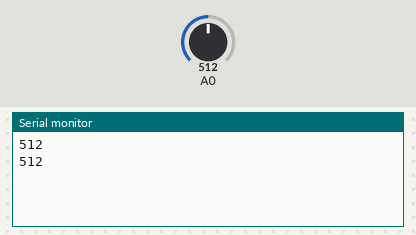
Bench run of a sketch on a simulated Arduino Mega 2560, built with avr-gcc and run on an emulated ATmega2560. Parts: the last lines printed to the serial monitor. The inputs (shaded band) are chosen by the test bench; at power-on: A0 = 512.

Above: at 1.8 s.
1.9 s: A0 set to 716
At 2.8 s:
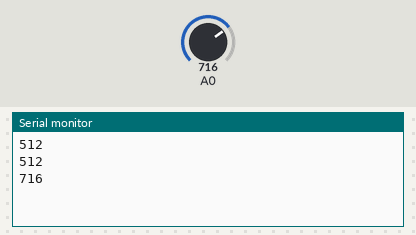
3.4 s: A0 set to 900
At 4.6 s:
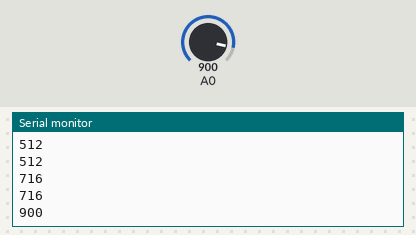
Timing chart, 0 to 6.4 s (numbered marks = the images above; inputs shaded):
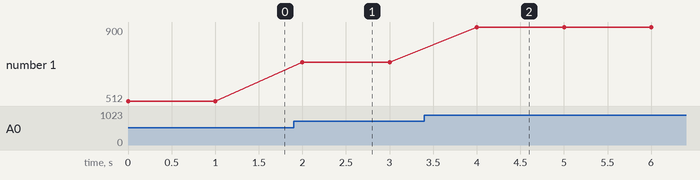

The sketch:

dataCollection.ino
```cpp
//Project Designer Drugs: Assembling Custom Dosed Personal Medicines
//NUS ESP3903 project in pursuit of Bachelor of Engineering in Engineering Science
//Primary Author and Inital Code by Gokul Nathan
//
//Author(s): Gokul Nathan
//

//device starts
int scannerStart_IntteruptPin = 20; //change as required for mega/controllino board mapping
//int dataFrameRunning[1][25][11] = {{{0}}};
//int compressedDataFrame[][275] = {{0}}; //lower spec training data
int liveDataFrame[275] = {0};
//device ends

//single data frame for AI, initially set at 50
int DAQ_Frame[10][50][12] = {{{0}}};
//end data frame

//state control
bool DAQstart = true;
bool transmitData = false;

//start of composite result frame
String predictor = "empty"; //change to indicate desired outcome
//end of composite result frame

//start of index variables
int x, y, z, i, j, k = 0;
//end of index variables

void setup()
{
  // put your setup code here, to run once:
  Serial.begin(9600);

  //  attachInterrupt(digitalPinToInterrupt(scannerStart_IntteruptPin), scannerStart_Interrupt, RISING);

  pinMode(A0, INPUT);
  pinMode(A1, INPUT);
  pinMode(A2, INPUT);
  pinMode(A3, INPUT);
  pinMode(A4, INPUT);
  pinMode(A5, INPUT);
  pinMode(A6, INPUT);
  pinMode(A7, INPUT);
  pinMode(A8, INPUT);
  pinMode(A9, INPUT);
  pinMode(A10, INPUT);
  pinMode(A11, INPUT);

  //pinMode(7, OUTPUT);
  //  digitalWrite(7, HIGH);
}

void loop()
{
  Serial.println((analogRead(A0)));// + "," + String(analogRead(A1)) + "," + String(analogRead(A2)) + "," + String(analogRead(A3)) + "," + String(analogRead(A4)) + "," + String(analogRead(A5)) + "," + String(analogRead(A6)) + "," + String(analogRead(A7)) + "," + String(analogRead(A8)) + "," + String(analogRead(A9))+ "," + String(analogRead(A10)));
  delay(1000);
  //  for (i = 0; i < 25; i++)
  //  {
  //    for (j = 0; j < 11; j++)
  //    {
  //      switch (j)
  //      {
  //
  //        case 0:
  //          //compressedDataFrame[1][x] = dataFrameRunning[1][i][j] = analogRead(A0);
  //          liveDataFrame[x] = analogRead(A0);
  //          x++;
  //          //  Serial.print(String(  compressedDataFrame[1][x] = dataFrameRunning[1][i][j] = analogRead(A0))); //use for debugging
  //          break;
  //
  //        case 1:
  //          liveDataFrame[x] = analogRead(A1);
  //          //compressedDataFrame[1][x] = dataFrameRunning[1][i][j] = analogRead(A1);
  //          // Serial.print("," + String(  compressedDataFrame[1][x] = dataFrameRunning[1][i][j] = analogRead(A1)));
  //          x++;
  //          break;
  //
  //        case 2:
  //
  //        case 3:
  //          liveDataFrame[x] = analogRead(A3);
  //          //  compressedDataFrame[1][x] = dataFrameRunning[1][i][j] = analogRead(A3);
  //          x++;
  //          // Serial.print("," + String(  compressedDataFrame[1][x] = dataFrameRunning[1][i][j] = analogRead(A3)));
  //          break;
  //
  //        case 4:
  //          liveDataFrame[x] = analogRead(A4);
  //          //compressedDataFrame[1][x] = dataFrameRunning[1][i][j] = analogRead(A4);
  //          x++;
  //          // Serial.print("," + String(  compressedDataFrame[1][x] = dataFrameRunning[1][i][j] = analogRead(A4)));
  //          break;
  //
  //        case 5:
  //          liveDataFrame[x] = analogRead(A5);
  //          liveDataFrame[x] = analogRead(A2);
  //          //compressedDataFrame[1][x] = dataFrameRunning[1][i][j] = analogRead(A2);
  //          //  Serial.print("," + String(  compressedDataFrame[1][x] = dataFrameRunning[1][i][j] = analogRead(A2)));
  //          x++;
  //          break;
  //          //compressedDataFrame[1][x] = dataFrameRunning[1][i][j] = analogRead(A5);
  //          x++;
  //
  //          //   Serial.print("," + String(  compressedDataFrame[1][x] = dataFrameRunning[1][i][j] = analogRead(A5)));
  //          break;
  //        case 6:
  //          liveDataFrame[x] = analogRead(A6);
  //          //compressedDataFrame[1][x] = dataFrameRunning[1][i][j] = analogRead(A6);
  //          x++;
  //          //Serial.print("," + String(  compressedDataFrame[1][x] = dataFrameRunning[1][i][j] = analogRead(A6)));
  //          break;
  //
  //        case 7:
  //          liveDataFrame[x] = analogRead(A7);
  //          //compressedDataFrame[1][x] = dataFrameRunning[1][i][j] = analogRead(A7);
  //          x++;
  //          // Serial.print("," + String(  compressedDataFrame[1][x] = dataFrameRunning[1][i][j] = analogRead(A7)));
  //          break;
  //
  //        case 8:
  //          liveDataFrame[x] = analogRead(A8);
  //          //compressedDataFrame[1][x] = dataFrameRunning[1][i][j] = analogRead(A8);
  //          x++;
  //          //  Serial.print("," + String(  compressedDataFrame[1][x] = dataFrameRunning[1][i][j] = analogRead(A8)));
  //          break;
  //
  //        case 9:
  //          liveDataFrame[x] = analogRead(A9);
  //          //compressedDataFrame[1][x] = dataFrameRunning[1][i][j] = analogRead(A9);
  //          x++;
  //          // Serial.print("," + String(  compressedDataFrame[1][x] = dataFrameRunning[1][i][j] = analogRead(A9)));
  //          break;
  //
  //        case 10:
  //          liveDataFrame[x] = analogRead(A10);
  //          //compressedDataFrame[1][x] = dataFrameRunning[1][i][j] = analogRead(A10);
  //          x++;
  //          //Serial.print("," + String(  compressedDataFrame[1][x] = dataFrameRunning[1][i][j] = analogRead(A10)));
  //          break;
  //      }
  //    }
  //    transmitData = true;
  //  }
  //
  //  while (transmitData) //used to print data into csv for export. allDataArray = {[50x12],[50x12]..(total = first index length of DAQFrame)...[50x12]}
  //  {
  //    int i = 0;
  //    for (i = 0; i < 275; i++) {
  //      Serial.print(String(liveDataFrame[x]) + ",");
  //      liveDataFrame[x]=0;
  //    }
  //    Serial.println();
  //  }
}
void scannerStart_Interrupt()
{
  DAQstart = true;
}
```

Measured:
- after the input at 1.9 s, the serial monitor: prints a new line after 0.10 s (image 1)
- after the input at 3.4 s, the serial monitor: prints a new line after 0.60 s (image 2)
- plotted number 1: 512 → 716 after the input at 1.9 s, 716 → 900 after the input at 3.4 s
